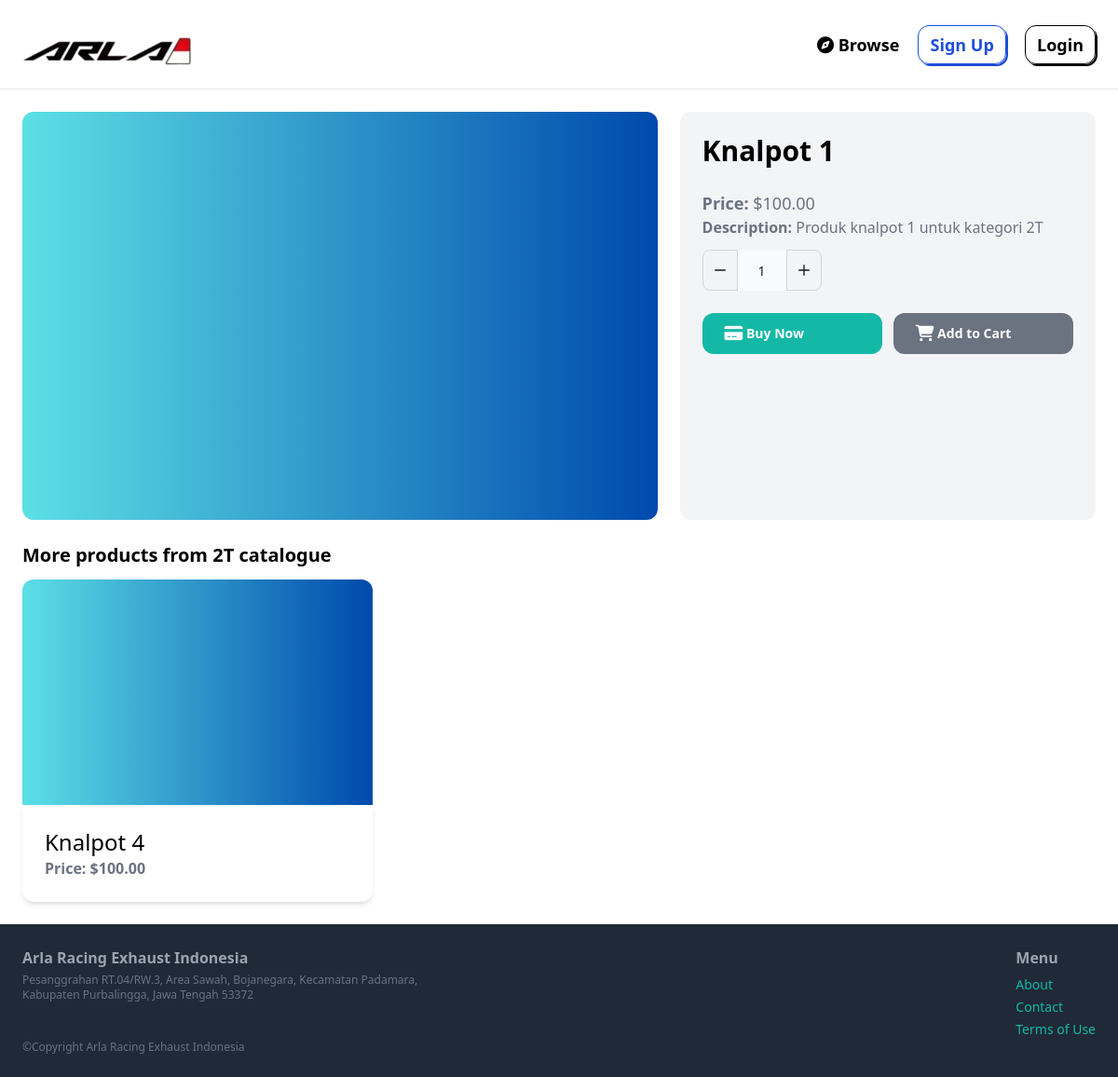
Screenshot of /item/1/ with the database file from the repository.
### item/models.py (models this page shows, shortened)
class Item(models.Model):
    name = models.CharField(max_length=255)
    description = models.TextField(blank=True, null=True)
    price = models.DecimalField(max_digits=10, decimal_places=2)
    image = models.ImageField(upload_to='items/item_images', blank=True, null=True)
    is_on_sale = models.BooleanField(default=False)
    created_at = models.DateTimeField(auto_now_add=True)
    modified_by = models.ForeignKey(User, related_name='items', on_delete=models.CASCADE)
    category = models.ForeignKey(Category, related_name='items', on_delete=models.CASCADE)
    class Meta:
        ordering = ['name',]

class Category(models.Model):
    name = models.CharField(max_length=255)
    class Meta:
        ordering = ['name',]
        verbose_name_plural = 'Categories'
    def __str__(self):
        return self.name

### item/views.py (the view)
# urls.py: path('<int:pk>/', views.item_list, name='detail'),
def item_list(request, pk):
    item = get_object_or_404(Item, pk=pk)
    related_items = Item.objects.filter(category=item.category).exclude(pk=pk)[:3]
    return render(request, 'item/detail.html', {'item': item, 'related_items': related_items})

### cart/context.py (called while the page is built)
def cart(request):
    cart = Cart(request)
    return {'cart': cart}

### item/templates/item/detail.html (shortened to what this page needs)
{% extends 'core/base.html' %}
{% block content %}
    <div class="grid grid-cols-5 gap-6">
        <div class="sm:col-span-3 col-span-5">
            <img src="{{ item.image.url }}" alt="{{ item.name }}" class="rounded-xl h-full">
        </div>
        <div class="sm:col-span-2 col-span-5 p-6 bg-gray-100 rounded-xl">
            <h1 class="sm:mb-6 mb-3 sm:text-3xl text-lg font-bold">{{ item.name }}</h1>
            <p id="price" class="sm:text-lg text-md text-gray-500"><strong>Price:</strong> ${{ item.price }}</p>
            {% if item.description %}
            <p class="text-gray-500 mb-3"><strong>Description:</strong> {{ item.description }}</p>
            {% endif %}
            <form class="max-w-xs">
                <div class="relative flex items-center max-w-[8rem]">
                    <button type="button" id="decrement-button" data-input-counter-decrement="quantity-input" class="bg-gray-100 dark:bg-gray-700 dark:hover:bg-gray-600 dark:border-gray-600 hover:bg-gray-200 border border-gray-300 rounded-s-lg p-3 h-11 focus:ring-gray-100 dark:focus:ring-gray-700 focus:ring-2 focus:outline-none">
                        <svg class="w-3 h-3 text-gray-900 dark:text-white" aria-hidden="true" xmlns="http://www.w3.org/2000/svg" fill="none" viewBox="0 0 18 2">
                            <path stroke="currentColor" stroke-linecap="round" stroke-linejoin="round" stroke-width="2" d="M1 1h16"/>
                        </svg>
                    </button>
                    <input type="text" id="quantity-input" data-input-counter aria-describedby="helper-text-explanation" class="bg-gray-50 border-x-0 border-gray-300 h-11 text-center text-gray-900 text-sm focus:ring-blue-500 focus:border-blue-500 block w-full py-2.5 dark:bg-gray-700 dark:border-gray-600 dark:placeholder-gray-400 dark:text-white dark:focus:ring-blue-500 dark:focus:border-blue-500" placeholder="1" value="1" required />
                    <button type="button" id="increment-button" data-input-counter-increment="quantity-input" class="bg-gray-100 dark:bg-gray-700 dark:hover:bg-gray-600 dark:border-gray-600 hover:bg-gray-200 border border-gray-300 rounded-e-lg p-3 h-11 focus:ring-gray-100 dark:focus:ring-gray-700 focus:ring-2 focus:outline-none">
                        <svg class="w-3 h-3 text-gray-900 dark:text-white" aria-hidden="true" xmlns="http://www.w3.org/2000/svg" fill="none" viewBox="0 0 18 18">
                            <path stroke="currentColor" stroke-linecap="round" stroke-linejoin="round" stroke-width="2" d="M9 1v16M1 9h16"/>
                        </svg>
                    </button>
                </div>
            </form>
            <div class="mt-6 grid grid-cols-2 gap-3">
                    <a href="#" class="px-6 py-3 text-sm font-semibold bg-teal-500 text-white rounded-xl hover:bg-teal-700">
                    <button value="{{ item.id }}" id="buy-now"> Buy Now</button>
                    </a>
                    {% if request.user.is_authenticated %}
                    <a href="#" class="px-6 py-3 text-sm font-semibold bg-gray-500 text-white rounded-xl hover:bg-gray-700">
                       <button value="{{ item.id }}" id="add-cart"><i class="fa-solid fa-shopping-cart fa-lg"></i> Add to Cart</button>
                    </a>
                    {% else %}
                    <a href="{% url 'core:login' %}" class="px-6 py-3 text-sm font-semibold bg-gray-500 text-white rounded-xl hover:bg-gray-700">
                        <button value="{{ item.id }}" id="add-cart"> Add to Cart</button>
                    </a>
                    {% endif %}
            </div>
        </div>
    </div>
    {% if related_items %}
    <div class="mt-6 grid sm:grid-cols-3 gap-3 ">
    <h4 class="col-span-3 text-xl font-semibold">More products from {{ item.category }} catalogue</h4>
        {% for product in related_items %}
            <div>
                <a href="{% url 'item:detail' product.id %}">
                    <div>
                        <img src="{{ product.image.url }}" alt="{{ product.name }}" class="rounded-t-xl">
                    </div>
                    <div  class="bg-white sm:p-6 p-3 rounded-b-xl shadow-md">
                        <h3 class="sm:text-2xl text-md">{{ product.name }}</h3>
                        <p class="text-gray-500"><strong>Price: ${{ product.price }}</strong></p>
                    </div>
                </a>
            </div>
        {% endfor %}
    </div>
    {% endif %}
{% endblock %}

### rows the page displays
Item: image (picture), name "Knalpot 1", price "100.00", description "Produk knalpot 1 untuk kategori 2T", category "2T"
Item: image (picture), name "Knalpot 4", price "100.00"
